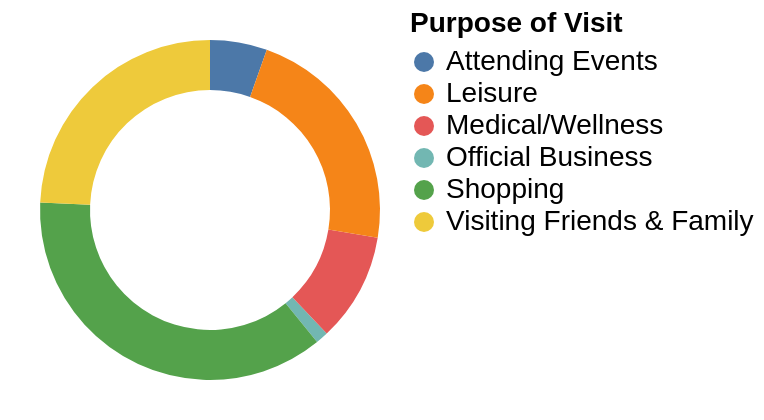

Describe this chart as a Vega-Lite specification.
### Vega-Lite specification from a JSON file in a GitHub repository (floating-point values rounded to 4 significant figures)
{"$schema": "https://vega.github.io/schema/vega-lite/v5.json", "width": 200, "height": 200, "data": {"values": [{"Category": "Official Business", "Value": 1.2}, {"Category": "Attending Events", "Value": 5.4}, {"Category": "Medical/Wellness", "Value": 10.3}, {"Category": "Leisure", "Value": 22.1}, {"Category": "Shopping", "Value": 36.4}, {"Category": "Visiting Friends & Family", "Value": 24.2}]}, "encoding": {"color": {"field": "Category", "type": "nominal", "legend": {"title": "Purpose of Visit", "titleFontSize": 14, "labelFontSize": 14, "orient": "right", "offset": 0}}, "theta": {"field": "Value", "type": "quantitative"}, "tooltip": [{"field": "Category", "title": "Purpose of Visit"}, {"field": "Value", "title": "Percentage", "format": ".1f"}]}, "mark": {"type": "arc", "innerRadius": 60, "outerRadius": 85, "tooltip": true}, "config": {"tooltip": {"size": {"value": 15}}}}
